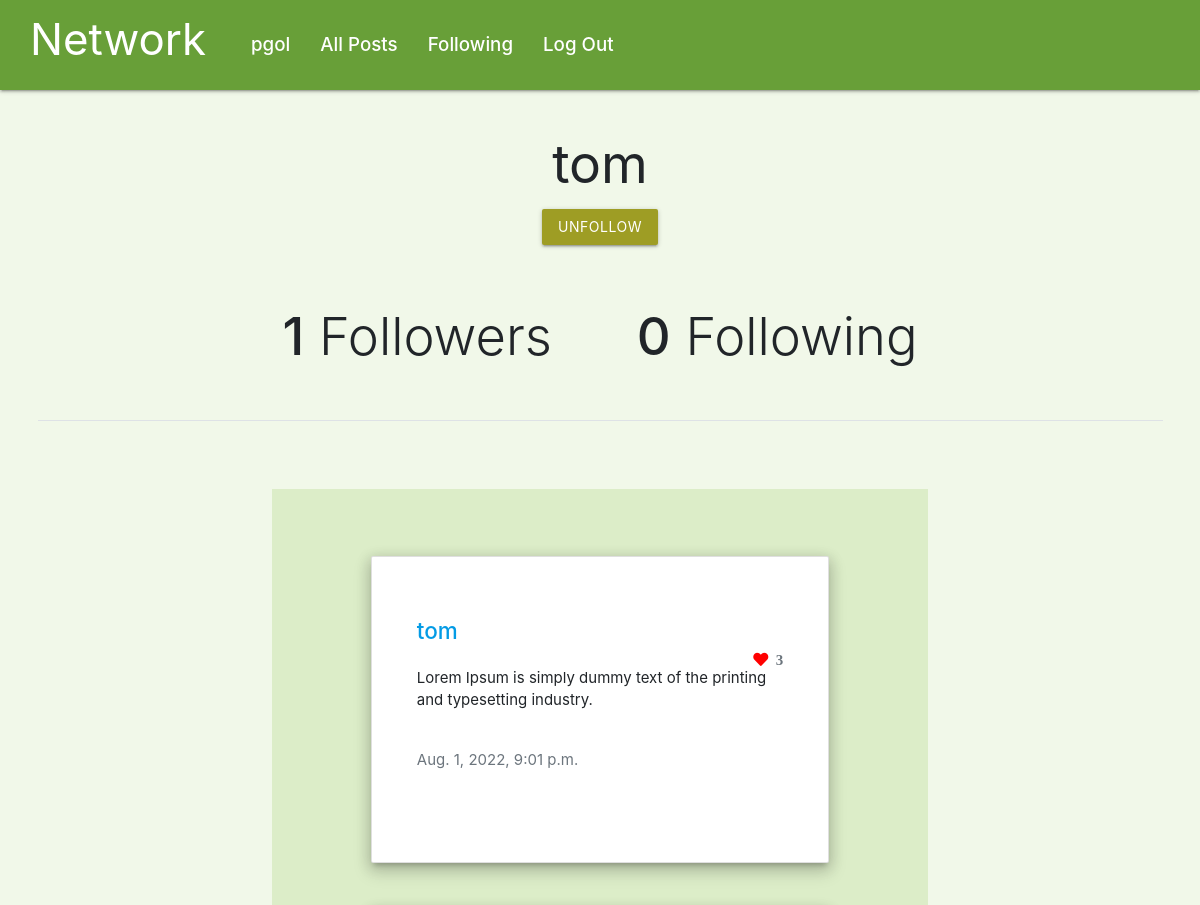
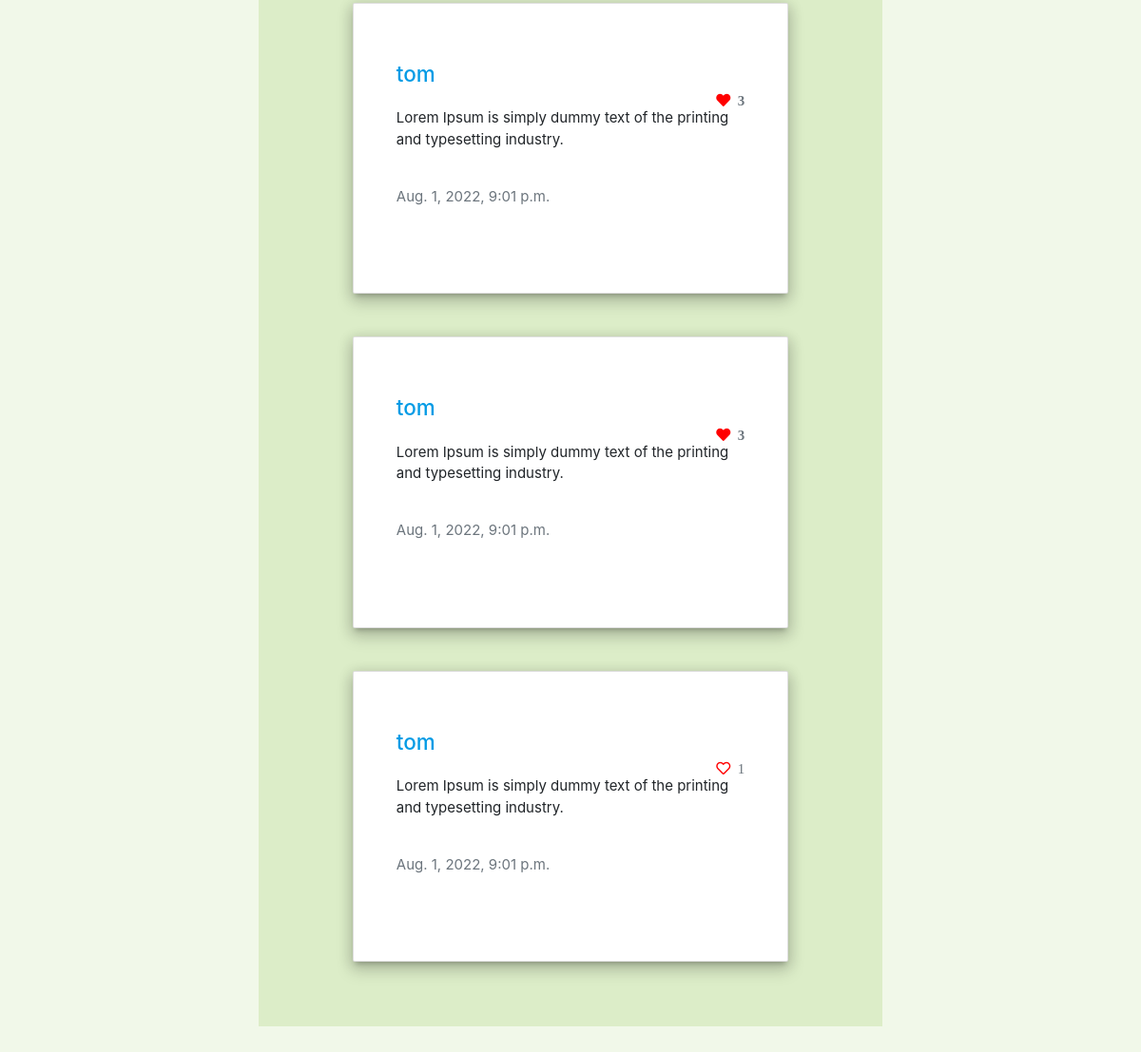
The page /profile1 (signed in) on the database its author committed (2 pictures, top to bottom).
### network/models.py (models this page shows, shortened)
class User(AbstractUser):
    pass

class Post(models.Model):
    user = models.ForeignKey(User, on_delete=models.CASCADE)
    text = models.CharField(max_length=300)
    date = models.DateTimeField(auto_now_add=True)
    like_num = models.IntegerField(default=0)

### network/views.py (the view)
# urls.py: path("profile<int:id>", views.users_profile, name="users_profile"),
def users_profile(request, id):
    if request.user.is_authenticated:
        user = request.user
        user_name = User.objects.get(id=id)
        likes = Like.objects.filter(post=OuterRef('id'), user=user)
        posts = Post.objects.filter(user=user_name).order_by('date').annotate(user_likes=Count(likes.values('id'))).reverse()
        is_followed = Follow.objects.filter(follower=request.user, following=user_name)
        total_followers = Follow.objects.filter(following=user_name).count()
        total_followings = Follow.objects.filter(follower=user_name).count()
        paginator = Paginator(posts, 10)
        page_number = request.GET.get('page')
        pages = paginator.get_page(page_number)
        if id == user.id:
            return render(request, "network/profile.html", {
                "user": user,
                "posts": pages,
                "total_followers": total_followers,
                "total_followings": total_followings
            })
        else:
            return render(request, "network/users_profile.html", {
                "user_id": id,
                "user_name": user_name,
                "posts": pages,
                "total_followers": total_followers,
                "total_followings": total_followings,
                "is_followed": is_followed
            })

### network/templates/network/users_profile.html
{% extends "network/layout.html" %}
{% block body %}
    <div class="container-fluid mb-4">
        <div class="border-bottom mb-5">
            <h2 class="center-align mt-4">
                <div>{{ user_name }}</div>
                <span id="{{ user_id }}" class="follow">
                    {% if is_followed %}
                        <button class="btn lime darken-3">Unfollow</button>
                    {% else %}
                        <button class="btn lime darken-3">Follow</button>
                    {% endif %}
                </span>
            </h2>
            <div class="mb-5 mt-5">
                <div class="col-8 d-flex bd-highlight m-auto">
                    <div class="m-auto p-2 display-4"><strong class="follower">{{ total_followers }}</strong> Followers</div>
                    <div class="m-auto p-2 display-4"><strong>{{ total_followings }}</strong> Following </div>
                </div>
            </div>
        </div>
        <br/>
        <div class="col-7 light-green lighten-4 p-4 m-auto">
            <br/>
            <br/>
            {% for post in posts %}
                <div class="col-md-9 p-5 card mb-5 z-depth-3" style="margin: auto;">
                    <a class="mt-3 h4" href="{% url 'users_profile' post.user.id %}">{{ post.user }}</a>
                    <div data-id="{{post.id}}" class="{% if post.user_likes > 0 %} fas {%else%} far {% endif %} fa-heart align-self-end" style="color: red;">&nbsp
                        <span class="left_side counter text-muted">{{ post.like_num }}</span>
                    </div>
                    <div id="change{{ post.id }}" >
                        <p class="display-5">{{ post.text }}</p>
                    </div>
                    <p class="text-muted mt-4 mb-5">{{ post.date }}</p>
                </div>
            {% endfor %}
        </div>
    </div>
{% endblock %}

### network/templates/network/layout.html (shortened to what this page needs)
{% load static %}
<!DOCTYPE html>
<html lang="en">
    <head>
        <link rel="stylesheet" href="https://stackpath.bootstrapcdn.com/bootstrap/4.5.0/css/bootstrap.min.css">
        <link href="https://use.fontawesome.com/releases/v5.13.0/css/all.css" rel="stylesheet">
        <link  rel="stylesheet" type="text/css" href="{% static 'network/styles.css' %}">
        <link rel="stylesheet" href="https://cdnjs.cloudflare.com/ajax/libs/materialize/1.0.0/css/materialize.min.css">
    </head>
    <body>
        <nav class="navbar navbar-expand-lg navbar-light light-green darken-2 pt-5 pb-5">
            <strong class="pb-4 pl-3"><a class="navbar-brand text-white" href="#"><h3>Network</h3></a></strong>
            <div>
              <div class="navbar-nav mr-auto p-3 h5">
                {% if user.is_authenticated %}
                    <div class="nav-item p-2">
                        <a class="nav-link text-white" href="{% url 'profile' %}"><strong>{{ user.username }}</strong></a>
                    </div>
                {% endif %}
                <div class="nav-item p-2">
                  <a class="nav-link text-white" href="{% url 'index' %}">All Posts</a>
                </div>
                {% if user.is_authenticated %}
                    <div class="nav-item p-2">
                        <a class="nav-link text-white" href="{% url 'following' %}">Following</a>
                    </div>
                    <div class="nav-item p-2">
                        <a class="nav-link text-white" href="{% url 'logout' %}">Log Out</a>
                    </div>
                {% endif %}
              </div>
            </div>
          </nav>
          <div class="body p-4 light-green lighten-5">
            {% block body %}
            {% endblock %}
        </div>
    </body>
</html>

### rows shown on the page
User: username "pgol"
User: username "tom"
Post: user "tom", like_num "3", text "Lorem Ipsum is simply dummy text of the printing and typesetting industry.", date "Aug. 1, 2022, 9:01 p.m."
Post: user "tom", like_num "3", text "Lorem Ipsum is simply dummy text of the printing and typesetting industry.", date "Aug. 1, 2022, 9:01 p.m."
Post: user "tom", like_num "3", text "Lorem Ipsum is simply dummy text of the printing and typesetting industry.", date "Aug. 1, 2022, 9:01 p.m."
Post: user "tom", like_num "1", text "Lorem Ipsum is simply dummy text of the printing and typesetting industry.", date "Aug. 1, 2022, 9:01 p.m."

### other values the page prints
{{ total_followers }} "1"
{{ total_followings }} "0"
